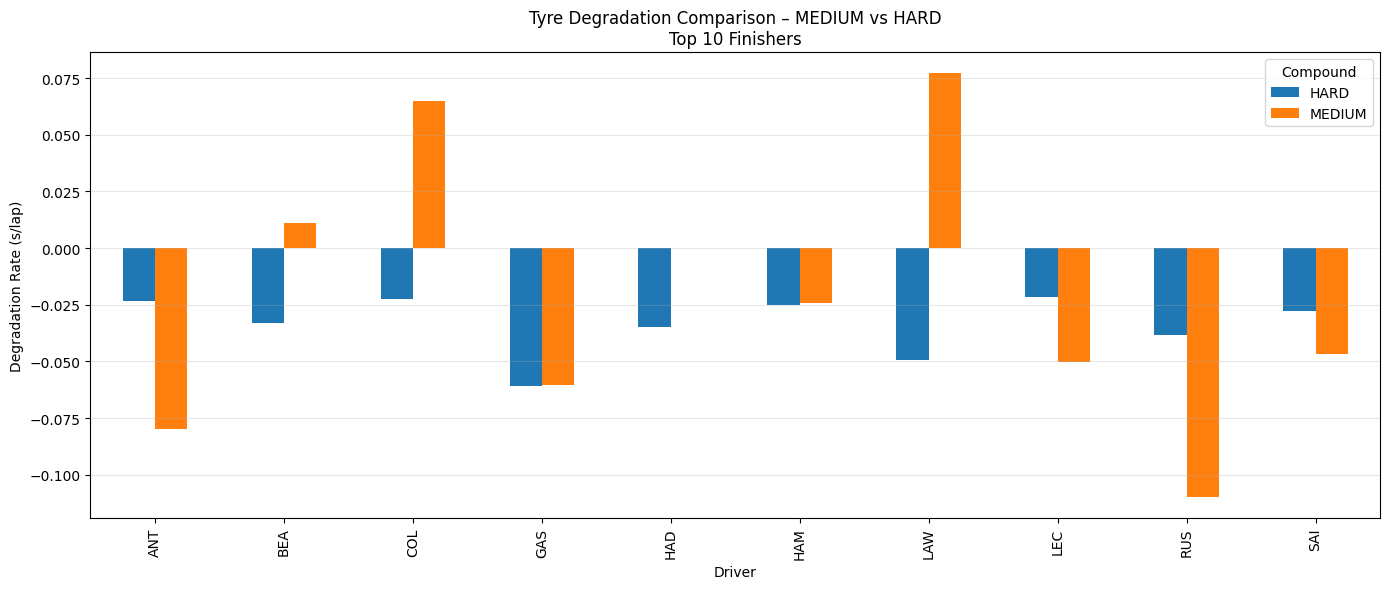

Reproduce this figure in Python.
import fastf1, os
import pandas as pd
import numpy as np
import matplotlib.pyplot as plt
from pathlib import Path

# ===== CONFIG =====
YEAR = 2026
GP = "Chinese"
SESSION = "R"
COMPOUNDS = ["MEDIUM", "HARD"]
TOP_N = 10
CACHE_DIR = Path("/content/fastf1_cache")

# ===== CACHE =====
CACHE_DIR.mkdir(parents=True, exist_ok=True)
fastf1.Cache.enable_cache(CACHE_DIR)

# ===== LOAD =====
session = fastf1.get_session(YEAR, GP, SESSION)
session.load()

laps = session.laps
laps = laps[laps["IsAccurate"]].copy()
laps["LapTimeSec"] = laps["LapTime"].dt.total_seconds()

drivers = (
    session.results
    .sort_values("Position")
    .head(TOP_N)["Abbreviation"]
    .tolist()
)

laps = laps[
    laps["Driver"].isin(drivers) &
    laps["PitInTime"].isna() &
    laps["PitOutTime"].isna() &
    laps["Compound"].isin(COMPOUNDS)
]

# ===== REMOVE OUTLIERS (IQR per driver, compound, stint) =====
clean = []

for (d, c, s), dl in laps.groupby(["Driver","Compound","Stint"]):
    if len(dl) < 5:
        continue
    q1, q3 = dl["LapTimeSec"].quantile([0.25, 0.75])
    iqr = q3 - q1
    dl = dl[(dl["LapTimeSec"] >= q1-1.5*iqr) & (dl["LapTimeSec"] <= q3+1.5*iqr)]
    clean.append(dl)

clean = pd.concat(clean)

# ===== CALCULATE DEGRADATION SLOPE =====
records = []

for (d, c), dl in clean.groupby(["Driver","Compound"]):
    stint_id = dl.groupby("Stint").size().idxmax()
    st = dl[dl["Stint"] == stint_id]
    if len(st) < 5:
        continue
    slope = np.polyfit(st["TyreLife"], st["LapTimeSec"], 1)[0]
    records.append({"Driver": d, "Compound": c, "Degradation_s_per_lap": slope})

deg = pd.DataFrame(records)

# ===== PLOT =====
pivot = deg.pivot(index="Driver", columns="Compound", values="Degradation_s_per_lap")
pivot.plot(kind="bar", figsize=(14,6))

plt.title("Tyre Degradation Comparison – MEDIUM vs HARD\nTop 10 Finishers")
plt.ylabel("Degradation Rate (s/lap)")
plt.grid(axis="y", alpha=0.3)
plt.tight_layout()
plt.show()

pivot
